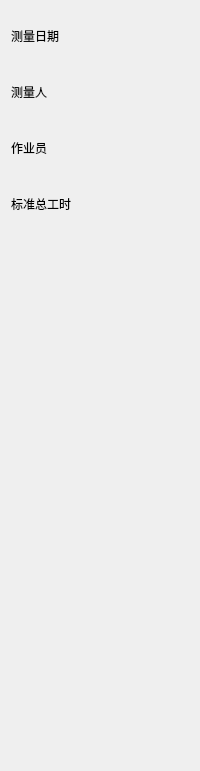
     <widget class="QWidget" name="tab">
      <attribute name="title">
       <string>统计数据</string>
      </attribute>
      <layout class="QVBoxLayout" name="verticalLayout_6">
       <item>
        <layout class="QHBoxLayout" name="horizontalLayout_3" stretch="0,0">
         <item>
          <layout class="QGridLayout" name="gridLayout_11">
           <item row="0" column="0">
            <widget class="QLabel" name="label_2">
             <property name="minimumSize">
              <size>
               <width>65</width>
               <height>50</height>
              </size>
             </property>
             <property name="text">
              <string>测量日期</string>
             </property>
            </widget>
           </item>
           <item row="0" column="1">
            <widget class="QLabel" name="measure_date">
             <property name="minimumSize">
              <size>
               <width>65</width>
               <height>50</height>
              </size>
             </property>
             <property name="text">
              <string/>
             </property>
            </widget>
           </item>
           <item row="1" column="0">
            <widget class="QLabel" name="label_4">
             <property name="minimumSize">
              <size>
               <width>65</width>
               <height>50</height>
              </size>
             </property>
             <property name="text">
              <string>测量人</string>
             </property>
            </widget>
           </item>
           <item row="1" column="1">
            <widget class="QLabel" name="measure_man">
             <property name="minimumSize">
              <size>
               <width>65</width>
               <height>50</height>
              </size>
             </property>
             <property name="text">
              <string/>
             </property>
            </widget>
           </item>
           <item row="2" column="0">
            <widget class="QLabel" name="label_6">
             <property name="minimumSize">
              <size>
               <width>65</width>
               <height>50</height>
              </size>
             </property>
             <property name="text">
              <string>作业员</string>
             </property>
            </widget>
           </item>
           <item row="2" column="1">
            <widget class="QLabel" name="task_man">
             <property name="minimumSize">
              <size>
               <width>65</width>
               <height>50</height>
              </size>
             </property>
             <property name="text">
              <string/>
             </property>
            </widget>
           </item>
           <item row="3" column="0">
            <widget class="QLabel" name="label">
             <property name="minimumSize">
              <size>
               <width>65</width>
               <height>50</height>
              </size>
             </property>
             <property name="text">
              <string>标准总工时</string>
             </property>
            </widget>
           </item>
           <item row="3" column="1">
            <widget class="QLabel" name="label_total">
             <property name="minimumSize">
              <size>
               <width>65</width>
               <height>50</height>
              </size>
             </property>
             <property name="text">
              <string/>
             </property>
            </widget>
           </item>
          </layout>
         </item>
         <item>
          <spacer name="horizontalSpacer_2">
           <property name="orientation">
            <enum>Qt::Horizontal</enum>
           </property>
           <property name="sizeHint" stdset="0">
            <size>
             <width>40</width>
             <height>20</height>
            </size>
           </property>
          </spacer>
         </item>
        </layout>
       </item>
       <item>
        <spacer name="verticalSpacer">
         <property name="orientation">
          <enum>Qt::Vertical</enum>
         </property>
         <property name="sizeHint" stdset="0">
          <size>
           <width>20</width>
           <height>531</height>
          </size>
         </property>
        </spacer>
       </item>
      </layout>
     </widget>
